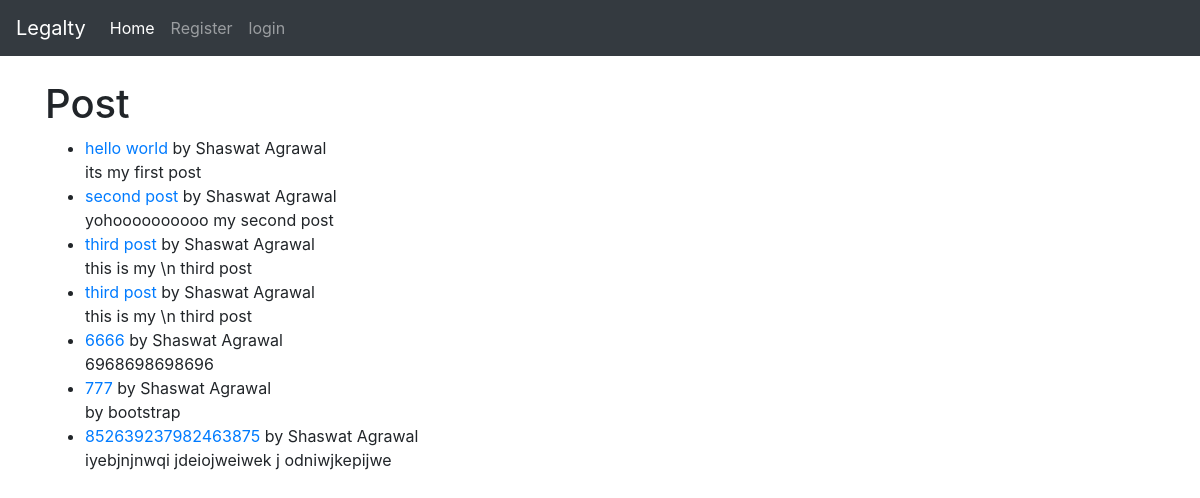
Before: / with the older database file.
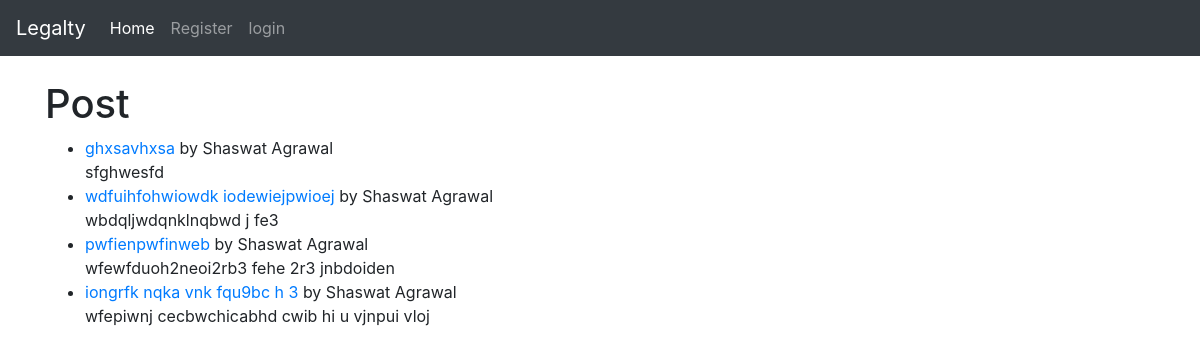
After: the same page with the newer database file.
### posts/models.py (models this page shows, shortened)
class Post( models.Model):
    title = models.CharField( max_length = 225 )
    title_tag = models.CharField(max_length=225)
    author = models.ForeignKey( User , on_delete=models.CASCADE )
    body = models.TextField()

### posts/views.py (the view)
# urls.py: path('' , HomeView.as_view() , name='home') ,
class HomeView( ListView ):
    model = Post
    template_name = 'home.html'

### posts/templates/home.html (shortened to what this page needs)
{% extends 'base.html' %}
{% block content %}
    <h1>Post</h1>
<ul>
{% for post in object_list %}
    <li> <a href="{% url 'post-details' post.pk  %}" > {{ post.title }} </a> by {{ post.author.first_name }} {{ post.author.last_name }} <br/>
        {{ post.body|slice:':100' }}
    </li>
{% endfor %}
</ul>
  {% endblock %}

### templates/base.html (shortened to what this page needs)
<!doctype html>
<html lang="en">
  <head>
    <link rel="stylesheet" href="https://stackpath.bootstrapcdn.com/bootstrap/4.5.2/css/bootstrap.min.css">
  </head>
  <body>
   {% include 'navbar.html' %}
    <br/>
  <div class="container" >
    {% block content %}{% endblock %}
  </div>
  </body>
</html>

### posts/templates/navbar.html (shortened to what this page needs)
    <nav class="navbar navbar-expand-lg navbar-dark bg-dark">
  <a class="navbar-brand" href="#">Legalty</a>
  <div class="collapse navbar-collapse" id="navbarNavDropdown">
    <ul class="navbar-nav">
      <li class="nav-item active">
        <a class="nav-link" href="{% url 'home' %}">Home <span class="sr-only">(current)</span></a>
      </li>
      {% if user.is_authenticated %}
        <li class="nav-item">
                <a class="nav-link" href="{% url 'create_post'%}">Create Post</a>
        </li>
         <li class="nav-item">
        <a class="nav-link" href="{% url 'logout' %}">logout</a>
        </li>
      {% else %}
      <li class="nav-item">
        <a class="nav-link" href="{% url 'register' %}">Register</a>
      </li>
      <li class="nav-item">
        <a class="nav-link" href="{% url 'login' %}">login</a>
      </li>
      {% endif %}
    </ul>
  </div>
</nav>

Changed rows visible on the page:
removed Post: title "6666", author.first_name "Shaswat", author.last_name "Agrawal", body "6968698698696"
removed Post: title "777", author.first_name "Shaswat", author.last_name "Agrawal", body "by bootstrap"
removed Post: title "852639237982463875", author.first_name "Shaswat", author.last_name "Agrawal", body "iyebjnjnwqi jdeiojweiwek j odniwjkepijwe"
changed Post: title "hello world" → "ghxsavhxsa"; body "its my first post" → "sfghwesfd"
changed Post: title "second post" → "wdfuihfohwiowdk iodewiejpwioej"; body "yohoooooooooo my second post" → "wbdqljwdqnklnqbwd j fe3"
changed Post: title "third post" → "pwfienpwfinweb"; body "this is my \\n third post" → "wfewfduoh2neoi2rb3 fehe 2r3 jnbdoiden"
changed Post: title "third post" → "iongrfk nqka vnk fqu9bc h 3"; body "this is my \\n third post" → "wfepiwnj cecbwchicabhd cwib hi u vjnpui vloj"
